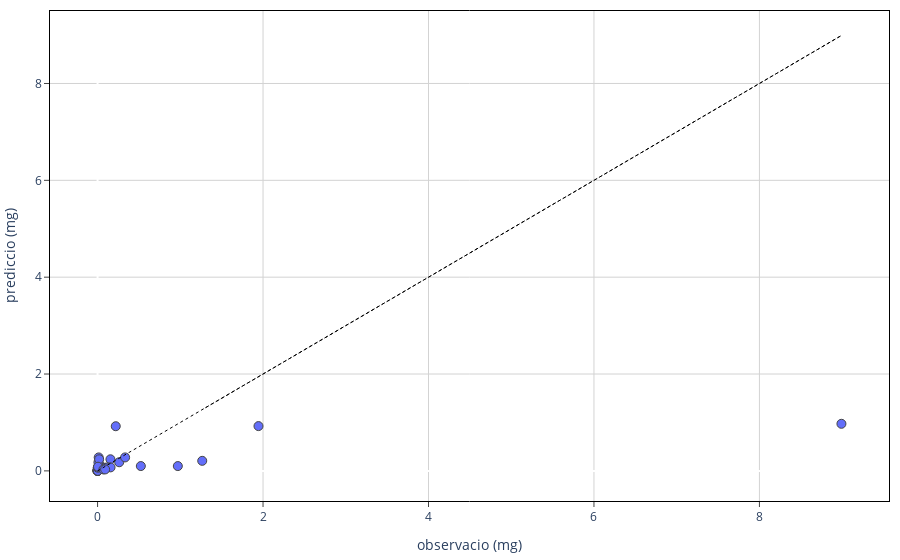

The notebook cell saved with this chart:
### Code cell
swatpy.scatter_plot_mass()

### Figure 1 — Plotly figure (JSON) as saved in the notebook; plotly's stock layout.template omitted (floating-point values rounded to 4 significant figures)
{"data": [{"customdata": [[215], [317], [124], [92], [281], [192], [297], [330], [330], [297], [92], [176], [317], [76], [76], [305], [305], [7], [222], [124], [192], [281], [222], [176], [181], [181], [352], [33], [311], [281], [126], [125]], "hovertemplate": "observacio (mg)=%{x}<br>prediccio (mg)=%{y}<br>gis_id=%{customdata[0]}<extra></extra>", "legendgroup": "", "marker": {"color": "#636efa", "line": {"width": 1}, "size": 9, "symbol": "circle"}, "mode": "markers", "name": "", "orientation": "v", "showlegend": false, "type": "scatter", "x": [0.0006797, 0.0001097, 0.1556, 0.001921, 1.945, 0.01357, 1.078e-06, 7.062e-05, 0.0007955, 2.599e-05, 0.06182, 0.04534, 0.002324, 0.01328, 0.02386, 0.2614, 0.01031, 0.002365, 0.003177, 0.01892, 0.3327, 0.2197, 0.0903, 0.005503, 0.1203, 0.157, 0.07073, 0.09133, 0.97, 8.991, 0.523, 1.265], "xaxis": "x", "y": [0.009852, 0.01504, 0.2392, 0.05939, 0.9248, 0.2782, 7.918e-06, 1.796e-05, 1.878e-05, 1.281e-05, 0.05934, 0.08705, 0.01498, 0.09882, 0.09862, 0.1782, 0.1766, 0.0003003, 0.06491, 0.2393, 0.278, 0.9222, 0.06571, 0.0861, 0.07193, 0.07193, 0.02985, 0.02989, 0.09927, 0.9722, 0.09936, 0.2073], "yaxis": "y"}, {"line": {"color": "black", "dash": "dot", "width": 1}, "marker": {"opacity": 0}, "type": "scatter", "x": [0.0006797, 0.0001097, 0.1556, 0.001921, 1.945, 0.01357, 1.078e-06, 7.062e-05, 0.0007955, 2.599e-05, 0.06182, 0.04534, 0.002324, 0.01328, 0.02386, 0.2614, 0.01031, 0.002365, 0.003177, 0.01892, 0.3327, 0.2197, 0.0903, 0.005503, 0.1203, 0.157, 0.07073, 0.09133, 0.97, 8.991, 0.523, 1.265], "y": [0.0006797, 0.0001097, 0.1556, 0.001921, 1.945, 0.01357, 1.078e-06, 7.062e-05, 0.0007955, 2.599e-05, 0.06182, 0.04534, 0.002324, 0.01328, 0.02386, 0.2614, 0.01031, 0.002365, 0.003177, 0.01892, 0.3327, 0.2197, 0.0903, 0.005503, 0.1203, 0.157, 0.07073, 0.09133, 0.97, 8.991, 0.523, 1.265]}], "layout": {"legend": {"tracegroupgap": 0}, "margin": {"b": 10, "l": 10, "r": 10, "t": 10}, "plot_bgcolor": "white", "showlegend": false, "xaxis": {"anchor": "y", "domain": [0, 1], "gridcolor": "lightgrey", "linecolor": "black", "mirror": true, "showline": true, "ticks": "outside", "title": {"text": "observacio (mg)"}}, "yaxis": {"anchor": "x", "domain": [0, 1], "gridcolor": "lightgrey", "linecolor": "black", "mirror": true, "showline": true, "ticks": "outside", "title": {"text": "prediccio (mg)"}}}}
